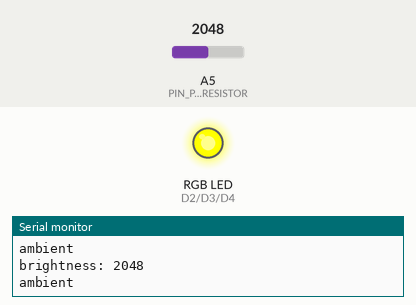
This sketch was run on a simulated Particle Photon. Shown: an RGB LED mixed from three pins (HIGH = lit), the last lines printed to the serial monitor. The inputs (shaded band) are chosen by the test bench; at power-on: A5 (PIN_PHOTORESISTOR) = 2048.

Above: at 5.8 s.
5.9 s: A5 (PIN_PHOTORESISTOR) set to 2429
11.9 s: A5 (PIN_PHOTORESISTOR) set to 2535
At 16.5 s:
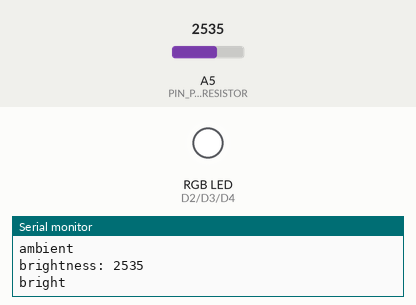
17.9 s: A5 (PIN_PHOTORESISTOR) set to 1160
At 21.0 s:
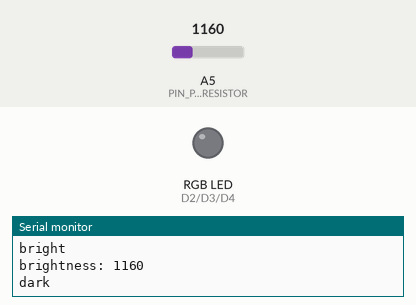
23.9 s: A5 (PIN_PHOTORESISTOR) set to 1236
At 25.6 s:
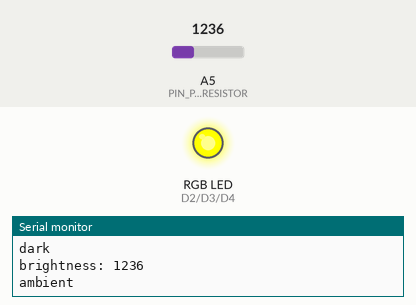
29.9 s: A5 (PIN_PHOTORESISTOR) set to 491
At 31.3 s:
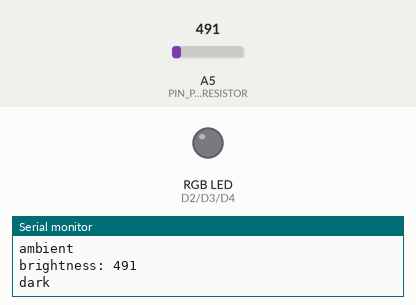
Timing chart, 0 to 32.9 s (numbered marks = the images above; inputs shaded):
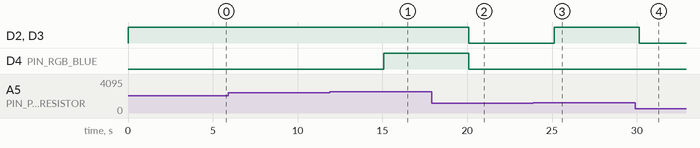

Measured:
- the behaviour switches between 2500 and 2501 on A5 (PIN_PHOTORESISTOR) (found by bisection; images 0 and 1)
- the behaviour switches between 1200 and 1201 on A5 (PIN_PHOTORESISTOR) (found by bisection; images 2 and 3)
- after the input at 11.9 s, D4 (PIN_RGB_BLUE): LOW → HIGH after 3.2 s
- after the input at 17.9 s, D2 (PIN_RGB_RED), D3 (PIN_RGB_GREEN), D4 (PIN_RGB_BLUE): HIGH → LOW after 2.2 s
- after the input at 23.9 s, D2 (PIN_RGB_RED), D3 (PIN_RGB_GREEN): LOW → HIGH after 1.2 s
- after the input at 29.9 s, D2 (PIN_RGB_RED), D3 (PIN_RGB_GREEN): HIGH → LOW after 0.24 s

The sketch:

week4_20231.ino
```cpp
/*
 * Project week4_20231
 * Description: Photoresistors Lab
 * Author: Connie Xu
 * Date: 1/30/23
 */

const int PIN_PHOTORESISTOR = A5;
const int PIN_RGB_RED = D2;
const int PIN_RGB_GREEN = D3;
const int PIN_RGB_BLUE = D4;

// global var
int brightnessLevel = 0;

// const
const int THRESHOLD_DARK = 1200;
const int THRESHOLD_AMBIENT = 2500;

// function to change led color based on lighting
void changeLedColor(int r, int g, int b)
{
  analogWrite(PIN_RGB_RED, r);
  analogWrite(PIN_RGB_GREEN, g);
  analogWrite(PIN_RGB_BLUE, b);
}

void setup()
{
  pinMode(PIN_PHOTORESISTOR, INPUT);
  pinMode(PIN_RGB_RED, OUTPUT);
  pinMode(PIN_RGB_GREEN, OUTPUT);
  pinMode(PIN_RGB_BLUE, OUTPUT);

  Serial.begin(9600);
}

void loop()
{
  brightnessLevel = analogRead(PIN_PHOTORESISTOR);
  Serial.println("brightness: " + String(brightnessLevel));

  if (brightnessLevel >= 0 && brightnessLevel <= THRESHOLD_DARK)
  {
    Serial.println("dark");
    Particle.publish("Light quality", "dark");
    changeLedColor(0, 0, 0);
  }
  else if (brightnessLevel > THRESHOLD_DARK && brightnessLevel <= THRESHOLD_AMBIENT)
  {
    Serial.println("ambient");
    Particle.publish("Light quality", "ambient");
    changeLedColor(255, 255, 0);
  }
  else
  {
    Serial.println("bright");
    Particle.publish("Light quality", "bright");
    changeLedColor(255, 255, 255);
  }

  // delay(10000);
  delay(5000);
}
```
